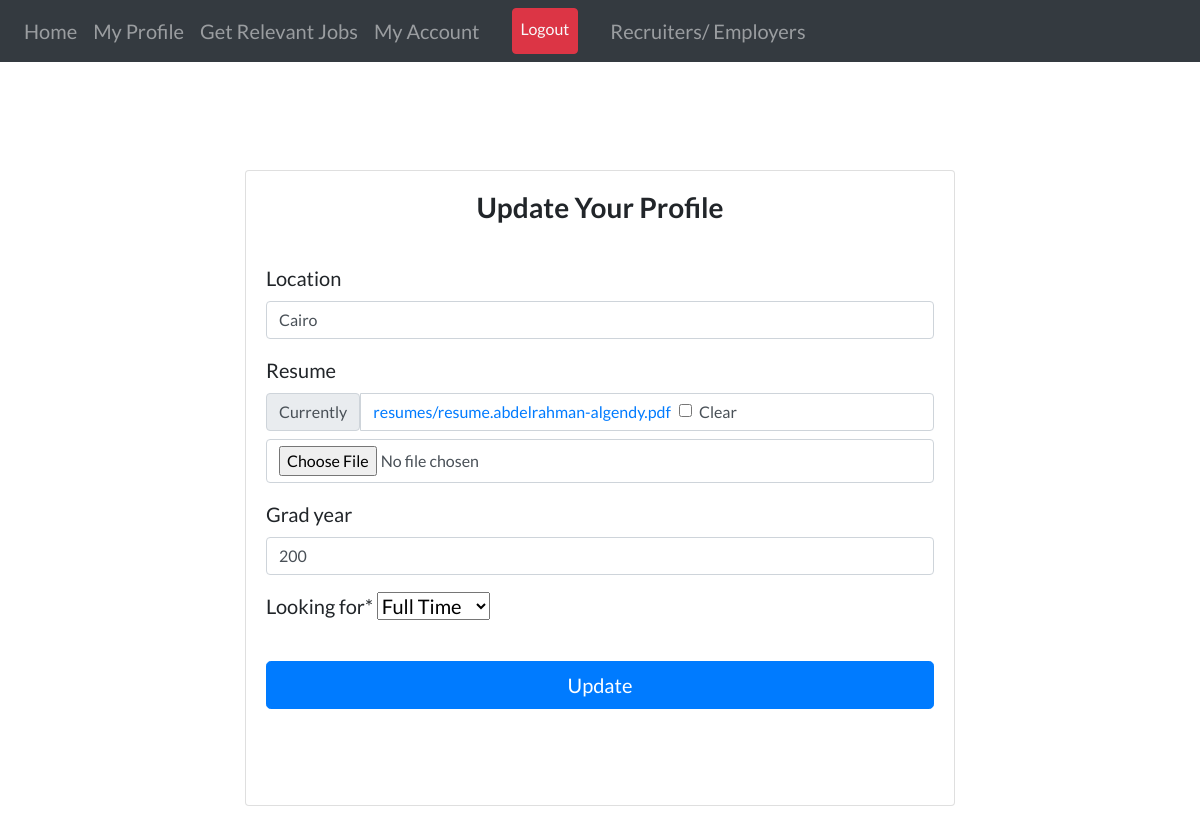
/profile/edit/ (signed in), run on the app's committed database.
### Candidates/models.py (models this page shows, shortened)
class Profile(models.Model):
    user = models.OneToOneField(
        User, on_delete=models.CASCADE, primary_key=True, related_name='profile')
    location = models.CharField(max_length=255, null=True, blank=True)
    resume = models.FileField(upload_to='resumes', null=True, blank=True)
    grad_year = models.IntegerField(blank=True ,default=2000)
    looking_for = models.CharField(
        max_length=30, choices=CHOICES, default='Full Time', null=True)
    slug = AutoSlugField(populate_from='user', unique=True)
    hit_count_generic = GenericRelation(HitCount, object_id_field='object_pk',
     related_query_name='hit_count_generic_relation')

### Candidates/views.py (the view)
# urls.py: path('profile/edit/', views.edit_profile, name='edit-profile'),
@login_required
def edit_profile(request):
    you = request.user
    profile = Profile.objects.filter(user=you).first()
    if request.method == 'POST':
        form = ProfileUpdateForm(request.POST, request.FILES, instance=profile)
        if form.is_valid():
            data = form.save(commit=False)
            data.user = you
            data.save()
            return redirect('my-profile')
    else:
        form = ProfileUpdateForm(instance=profile)
    context = {
        'form': form,
    }
    return render(request, 'candidates/edit_profile.html', context)

### Candidates/forms.py
class ProfileUpdateForm(forms.ModelForm):
    class Meta:
        model = Profile
        fields = [ 'location',
                  'resume', 'grad_year', 'looking_for']

### Candidates/templates/candidates/edit_profile.html (shortened to what this page needs)
{% extends "users/layout.html" %} {% load static %} {% load crispy_forms_tags %}
{% block content %} <br /><br />
<div class="container">
  <div class="row">
    <div class="col-sm-10 col-md-10 col-lg-8 mx-auto">
      <div class="card card-signin my-5">
        <div class="card-body">
          <h3 class="text-center">
            <b>Update Your Profile</b>
          </h3>
          <form class="form-signin" method="POST" enctype="multipart/form-data">
            <fieldset class="form-group">
              <br />
              {{ form|crispy }}
            </fieldset>
            <div class="form-group">
              <button class="btn btn-lg btn-primary btn-block" type="submit">
                Update</button
              ><br /><br />
            </div>
          </form>
        </div>
      </div>
    </div>
  </div>
</div>
{% endblock content %}

### users/templates/users/layout.html (style rules this page uses)
body { font-family: "Lato"; font-size: 20px; }

### data on the page
Profile: location "Cairo", grad_year "200", looking_for "Full Time"
